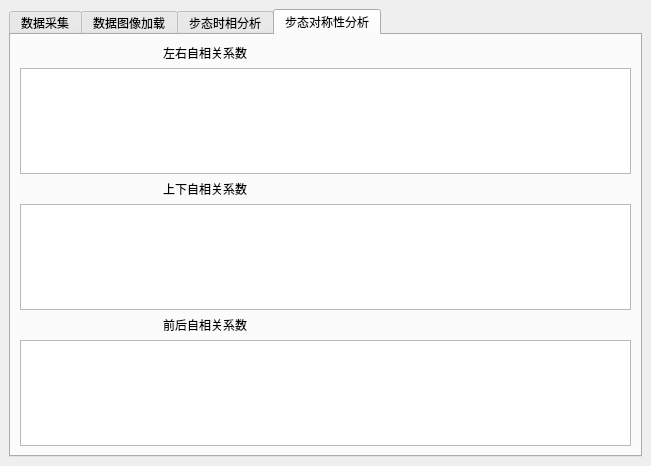
<?xml version="1.0" encoding="UTF-8"?>
<ui version="4.0">
 <class>MainWindow</class>
 <widget class="QMainWindow" name="MainWindow">
  <property name="geometry">
   <rect>
    <x>0</x>
    <y>0</y>
    <width>651</width>
    <height>466</height>
   </rect>
  </property>
  <property name="windowTitle">
   <string>数据采集分析页面</string>
  </property>
  <widget class="QWidget" name="centralwidget">
   <layout class="QHBoxLayout" name="horizontalLayout_6">
    <item>
     <widget class="QTabWidget" name="tab">
      <property name="currentIndex">
       <number>3</number>
      </property>
      <widget class="QWidget" name="tabDataCollect">
       <attribute name="title">
        <string>数据采集</string>
       </attribute>
       <layout class="QVBoxLayout" name="verticalLayout">
        <item>
         <spacer name="verticalSpacer_3">
          <property name="orientation">
           <enum>Qt::Vertical</enum>
          </property>
          <property name="sizeHint" stdset="0">
           <size>
            <width>20</width>
            <height>40</height>
           </size>
          </property>
         </spacer>
        </item>
        <item>
         <widget class="QWidget" name="widget" native="true">
          <property name="sizePolicy">
           <sizepolicy hsizetype="Preferred" vsizetype="Fixed">
            <horstretch>0</horstretch>
            <verstretch>0</verstretch>
           </sizepolicy>
          </property>
          <layout class="QGridLayout" name="gridLayout">
           <item row="3" column="0">
            <spacer name="horizontalSpacer_5">
             <property name="orientation">
              <enum>Qt::Horizontal</enum>
             </property>
             <property name="sizeHint" stdset="0">
              <size>
               <width>40</width>
               <height>20</height>
              </size>
             </property>
            </spacer>
           </item>
           <item row="5" column="3">
            <widget class="QDateEdit" name="dateEdit"/>
           </item>
           <item row="3" column="3">
            <widget class="QLineEdit" name="lineEdit"/>
           </item>
           <item row="5" column="1">
            <widget class="QLabel" name="label1_3">
             <property name="text">
              <string>出生年月</string>
             </property>
            </widget>
           </item>
           <item row="0" column="1">
            <widget class="QLabel" name="label1_4">
             <property name="text">
              <string>联系方式</string>
             </property>
            </widget>
           </item>
           <item row="1" column="1">
            <spacer name="verticalSpacer">
             <property name="orientation">
              <enum>Qt::Vertical</enum>
             </property>
             <property name="sizeHint" stdset="0">
              <size>
               <width>20</width>
               <height>15</height>
              </size>
             </property>
            </spacer>
           </item>
           <item row="3" column="4">
            <spacer name="horizontalSpacer_6">
             <property name="orientation">
              <enum>Qt::Horizontal</enum>
             </property>
             <property name="sizeHint" stdset="0">
              <size>
               <width>40</width>
               <height>20</height>
              </size>
             </property>
            </spacer>
           </item>
           <item row="3" column="2">
            <spacer name="horizontalSpacer_7">
             <property name="orientation">
              <enum>Qt::Horizontal</enum>
             </property>
             <property name="sizeType">
              <enum>QSizePolicy::Fixed</enum>
             </property>
             <property name="sizeHint" stdset="0">
              <size>
               <width>40</width>
               <height>20</height>
              </size>
             </property>
            </spacer>
           </item>
           <item row="0" column="3">
            <widget class="QLineEdit" name="lineEdit_2"/>
           </item>
           <item row="3" column="1">
            <widget class="QLabel" name="label1_2">
             <property name="text">
              <string>姓名</string>
             </property>
            </widget>
           </item>
           <item row="4" column="1">
            <spacer name="verticalSpacer_2">
             <property name="orientation">
              <enum>Qt::Vertical</enum>
             </property>
             <property name="sizeType">
              <enum>QSizePolicy::Fixed</enum>
             </property>
             <property name="sizeHint" stdset="0">
              <size>
               <width>20</width>
               <height>15</height>
              </size>
             </property>
            </spacer>
           </item>
           <item row="6" column="2">
            <spacer name="verticalSpacer_6">
             <property name="orientation">
              <enum>Qt::Vertical</enum>
             </property>
             <property name="sizeType">
              <enum>QSizePolicy::Fixed</enum>
             </property>
             <property name="sizeHint" stdset="0">
              <size>
               <width>20</width>
               <height>30</height>
              </size>
             </property>
            </spacer>
           </item>
          </layout>
         </widget>
        </item>
        <item>
         <widget class="QWidget" name="widget_4" native="true">
          <property name="sizePolicy">
           <sizepolicy hsizetype="Preferred" vsizetype="Fixed">
            <horstretch>0</horstretch>
            <verstretch>0</verstretch>
           </sizepolicy>
          </property>
          <layout class="QHBoxLayout" name="horizontalLayout_4">
           <item>
            <spacer name="horizontalSpacer">
             <property name="orientation">
              <enum>Qt::Horizontal</enum>
             </property>
             <property name="sizeHint" stdset="0">
              <size>
               <width>40</width>
               <height>20</height>
              </size>
             </property>
            </spacer>
           </item>
           <item>
            <widget class="QPushButton" name="btnInitAngle">
             <property name="text">
              <string>角度校准</string>
             </property>
            </widget>
           </item>
           <item>
            <spacer name="horizontalSpacer_3">
             <property name="orientation">
              <enum>Qt::Horizontal</enum>
             </property>
             <property name="sizeType">
              <enum>QSizePolicy::Fixed</enum>
             </property>
             <property name="sizeHint" stdset="0">
              <size>
               <width>30</width>
               <height>20</height>
              </size>
             </property>
            </spacer>
           </item>
           <item>
            <widget class="QPushButton" name="btnCollectData">
             <property name="text">
              <string>数据采集(开始)</string>
             </property>
            </widget>
           </item>
           <item>
            <spacer name="horizontalSpacer_4">
             <property name="orientation">
              <enum>Qt::Horizontal</enum>
             </property>
             <property name="sizeType">
              <enum>QSizePolicy::Fixed</enum>
             </property>
             <property name="sizeHint" stdset="0">
              <size>
               <width>30</width>
               <height>20</height>
              </size>
             </property>
            </spacer>
           </item>
           <item>
            <widget class="QPushButton" name="btnStopColloct">
             <property name="text">
              <string>数据采集(结束)</string>
             </property>
            </widget>
           </item>
           <item>
            <spacer name="horizontalSpacer_2">
             <property name="orientation">
              <enum>Qt::Horizontal</enum>
             </property>
             <property name="sizeHint" stdset="0">
              <size>
               <width>40</width>
               <height>20</height>
              </size>
             </property>
            </spacer>
           </item>
          </layout>
         </widget>
        </item>
        <item>
         <spacer name="verticalSpacer_5">
          <property name="orientation">
           <enum>Qt::Vertical</enum>
          </property>
          <property name="sizeType">
           <enum>QSizePolicy::Fixed</enum>
          </property>
          <property name="sizeHint" stdset="0">
           <size>
            <width>20</width>
            <height>30</height>
           </size>
          </property>
         </spacer>
        </item>
        <item>
         <widget class="QWidget" name="widget_5" native="true">
          <layout class="QHBoxLayout" name="horizontalLayout_5">
           <item>
            <spacer name="horizontalSpacer_8">
             <property name="orientation">
              <enum>Qt::Horizontal</enum>
             </property>
             <property name="sizeHint" stdset="0">
              <size>
               <width>40</width>
               <height>20</height>
              </size>
             </property>
            </spacer>
           </item>
           <item>
            <widget class="QLabel" name="label1">
             <property name="sizePolicy">
              <sizepolicy hsizetype="Preferred" vsizetype="Fixed">
               <horstretch>0</horstretch>
               <verstretch>0</verstretch>
              </sizepolicy>
             </property>
             <property name="text">
              <string>未校准</string>
             </property>
            </widget>
           </item>
           <item>
            <spacer name="horizontalSpacer_10">
             <property name="orientation">
              <enum>Qt::Horizontal</enum>
             </property>
             <property name="sizeType">
              <enum>QSizePolicy::Fixed</enum>
             </property>
             <property name="sizeHint" stdset="0">
              <size>
               <width>20</width>
               <height>20</height>
              </size>
             </property>
            </spacer>
           </item>
           <item>
            <widget class="QLabel" name="label2">
             <property name="text">
              <string>串口未打开</string>
             </property>
            </widget>
           </item>
           <item>
            <spacer name="horizontalSpacer_9">
             <property name="orientation">
              <enum>Qt::Horizontal</enum>
             </property>
             <property name="sizeHint" stdset="0">
              <size>
               <width>40</width>
               <height>20</height>
              </size>
             </property>
            </spacer>
           </item>
          </layout>
         </widget>
        </item>
        <item>
         <spacer name="verticalSpacer_4">
          <property name="orientation">
           <enum>Qt::Vertical</enum>
          </property>
          <property name="sizeHint" stdset="0">
           <size>
            <width>20</width>
            <height>40</height>
           </size>
          </property>
         </spacer>
        </item>
       </layout>
      </widget>
      <widget class="QWidget" name="tabImgLoad">
       <attribute name="title">
        <string>数据图像加载</string>
       </attribute>
       <layout class="QVBoxLayout" name="verticalLayout_2">
        <item>
         <widget class="QtCharts::QChartView" name="graphicsView"/>
        </item>
        <item>
         <widget class="QWidget" name="widget_3" native="true">
          <layout class="QHBoxLayout" name="horizontalLayout_2">
           <item>
            <spacer name="horizontalSpacer_11">
             <property name="orientation">
              <enum>Qt::Horizontal</enum>
             </property>
             <property name="sizeHint" stdset="0">
              <size>
               <width>40</width>
               <height>20</height>
              </size>
             </property>
            </spacer>
           </item>
           <item>
            <widget class="QPushButton" name="btnLoadImg">
             <property name="text">
              <string>加载图像</string>
             </property>
            </widget>
           </item>
           <item>
            <spacer name="horizontalSpacer_13">
             <property name="orientation">
              <enum>Qt::Horizontal</enum>
             </property>
             <property name="sizeType">
              <enum>QSizePolicy::Fixed</enum>
             </property>
             <property name="sizeHint" stdset="0">
              <size>
               <width>40</width>
               <height>20</height>
              </size>
             </property>
            </spacer>
           </item>
           <item>
            <widget class="QPushButton" name="btnClearImg">
             <property name="text">
              <string>清除图像</string>
             </property>
            </widget>
           </item>
           <item>
            <spacer name="horizontalSpacer_12">
             <property name="orientation">
              <enum>Qt::Horizontal</enum>
             </property>
             <property name="sizeHint" stdset="0">
              <size>
               <width>40</width>
               <height>20</height>
              </size>
             </property>
            </spacer>
           </item>
          </layout>
         </widget>
        </item>
        <item>
         <widget class="QWidget" name="widget_2" native="true">
          <layout class="QHBoxLayout" name="horizontalLayout">
           <item>
            <widget class="QCheckBox" name="cbAccX1">
             <property name="text">
              <string>AccX</string>
             </property>
            </widget>
           </item>
           <item>
            <widget class="QCheckBox" name="cbAccY1">
             <property name="text">
              <string>AccY</string>
             </property>
            </widget>
           </item>
           <item>
            <widget class="QCheckBox" name="cbAccZ1">
             <property name="text">
              <string>AccZ</string>
             </property>
            </widget>
           </item>
           <item>
            <widget class="QCheckBox" name="cbWX1">
             <property name="text">
              <string>WX</string>
             </property>
            </widget>
           </item>
           <item>
            <widget class="QCheckBox" name="cbWY1">
             <property name="text">
              <string>WY</string>
             </property>
            </widget>
           </item>
           <item>
            <widget class="QCheckBox" name="cbWZ1">
             <property name="text">
              <string>WZ</string>
             </property>
            </widget>
           </item>
           <item>
            <widget class="QCheckBox" name="cbAngX1">
             <property name="text">
              <string>AngX</string>
             </property>
            </widget>
           </item>
           <item>
            <widget class="QCheckBox" name="cbAngY1">
             <property name="text">
              <string>AngY</string>
             </property>
            </widget>
           </item>
           <item>
            <widget class="QCheckBox" name="cbAngZ1">
             <property name="text">
              <string>AngZ</string>
             </property>
            </widget>
           </item>
          </layout>
         </widget>
        </item>
       </layout>
      </widget>
      <widget class="QWidget" name="tabGaitPhase">
       <attribute name="title">
        <string>步态时相分析</string>
       </attribute>
       <layout class="QVBoxLayout" name="verticalLayout_3">
        <item>
         <widget class="QWidget" name="widget_6" native="true">
          <layout class="QGridLayout" name="gridLayout_2">
           <item row="0" column="0">
            <widget class="QLabel" name="label">
             <property name="text">
              <string>左脚周期分布</string>
             </property>
            </widget>
           </item>
           <item row="2" column="0">
            <widget class="QTableWidget" name="leftFoot">
             <attribute name="horizontalHeaderMinimumSectionSize">
              <number>40</number>
             </attribute>
             <attribute name="horizontalHeaderDefaultSectionSize">
              <number>70</number>
             </attribute>
             <attribute name="verticalHeaderDefaultSectionSize">
              <number>30</number>
             </attribute>
             <column>
              <property name="text">
               <string>步数</string>
              </property>
             </column>
             <column>
              <property name="text">
               <string>脚跟击地期</string>
              </property>
             </column>
             <column>
              <property name="text">
               <string>完全站立期</string>
              </property>
             </column>
             <column>
              <property name="text">
               <string>脚跟离地期</string>
              </property>
             </column>
             <column>
              <property name="text">
               <string>摆动期</string>
              </property>
             </column>
             <column>
              <property name="text">
               <string>单步周期</string>
              </property>
             </column>
            </widget>
           </item>
           <item row="2" column="1">
            <widget class="QTableWidget" name="rightFoot">
             <attribute name="horizontalHeaderMinimumSectionSize">
              <number>40</number>
             </attribute>
             <attribute name="horizontalHeaderDefaultSectionSize">
              <number>70</number>
             </attribute>
             <attribute name="verticalHeaderDefaultSectionSize">
              <number>30</number>
             </attribute>
             <column>
              <property name="text">
               <string>步数</string>
              </property>
             </column>
             <column>
              <property name="text">
               <string>脚跟击地期</string>
              </property>
             </column>
             <column>
              <property name="text">
               <string>完全站立期</string>
              </property>
             </column>
             <column>
              <property name="text">
               <string>摆动前期</string>
              </property>
             </column>
             <column>
              <property name="text">
               <string>摆动期</string>
              </property>
             </column>
             <column>
              <property name="text">
               <string>单步周期</string>
              </property>
             </column>
            </widget>
           </item>
           <item row="0" column="1">
            <widget class="QLabel" name="label_2">
             <property name="text">
              <string>右脚周期分布</string>
             </property>
            </widget>
           </item>
          </layout>
         </widget>
        </item>
        <item>
         <widget class="QWidget" name="widget_7" native="true">
          <layout class="QHBoxLayout" name="horizontalLayout_3">
           <item>
            <widget class="QtCharts::QChartView" name="leftFootPie"/>
           </item>
           <item>
            <widget class="QTableWidget" name="gaitPhaseStatistics">
             <attribute name="horizontalHeaderDefaultSectionSize">
              <number>70</number>
             </attribute>
             <row>
              <property name="text">
               <string>脚跟着地相(1)</string>
              </property>
             </row>
             <row>
              <property name="text">
               <string>完全站立相(2)</string>
              </property>
             </row>
             <row>
              <property name="text">
               <string>脚跟离地相(3)</string>
              </property>
             </row>
             <row>
              <property name="text">
               <string>摆动相(4)</string>
              </property>
             </row>
             <row>
              <property name="text">
               <string>周期</string>
              </property>
             </row>
             <row>
              <property name="text">
               <string>有效步数</string>
              </property>
             </row>
             <row>
              <property name="text">
               <string>总步数</string>
              </property>
             </row>
             <column>
              <property name="text">
               <string>左脚</string>
              </property>
             </column>
             <column>
              <property name="text">
               <string>右脚</string>
              </property>
             </column>
            </widget>
           </item>
           <item>
            <widget class="QtCharts::QChartView" name="rightFootPie"/>
           </item>
          </layout>
         </widget>
        </item>
       </layout>
      </widget>
      <widget class="QWidget" name="tabGaitSymmetry">
       <attribute name="title">
        <string>步态对称性分析</string>
       </attribute>
       <layout class="QVBoxLayout" name="verticalLayout_4">
        <item>
         <widget class="QLabel" name="label_3">
          <property name="text">
           <string>                                           左右自相关系数</string>
          </property>
         </widget>
        </item>
        <item>
         <widget class="QtCharts::QChartView" name="ViewAutoCorrX"/>
        </item>
        <item>
         <widget class="QLabel" name="label_4">
          <property name="text">
           <string>                                           上下自相关系数</string>
          </property>
         </widget>
        </item>
        <item>
         <widget class="QtCharts::QChartView" name="ViewAutoCorrY"/>
        </item>
        <item>
         <widget class="QLabel" name="label_5">
          <property name="text">
           <string>                                           前后自相关系数</string>
          </property>
         </widget>
        </item>
        <item>
         <widget class="QtCharts::QChartView" name="ViewAutoCorrZ"/>
        </item>
       </layout>
      </widget>
     </widget>
    </item>
   </layout>
  </widget>
 </widget>
 <customwidgets>
  <customwidget>
   <class>QtCharts::QChartView</class>
   <extends>QGraphicsView</extends>
   <header location="global">qchartview.h</header>
  </customwidget>
 </customwidgets>
 <resources/>
 <connections/>
</ui>
